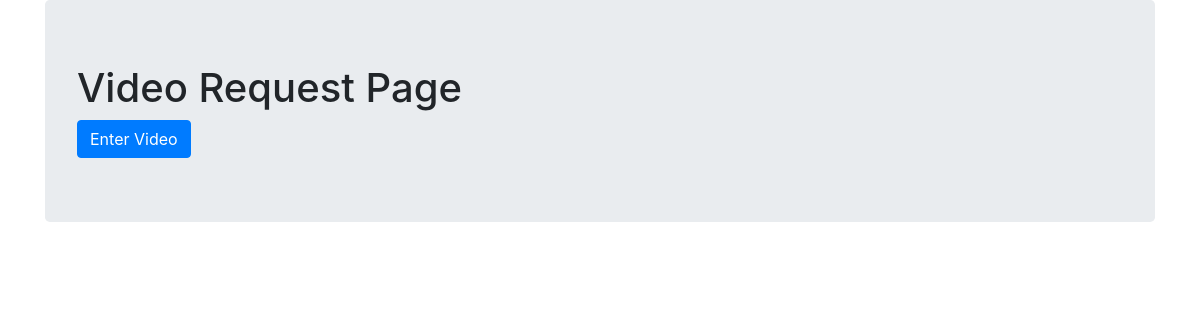
Page /videorequest/ on the earlier database version.
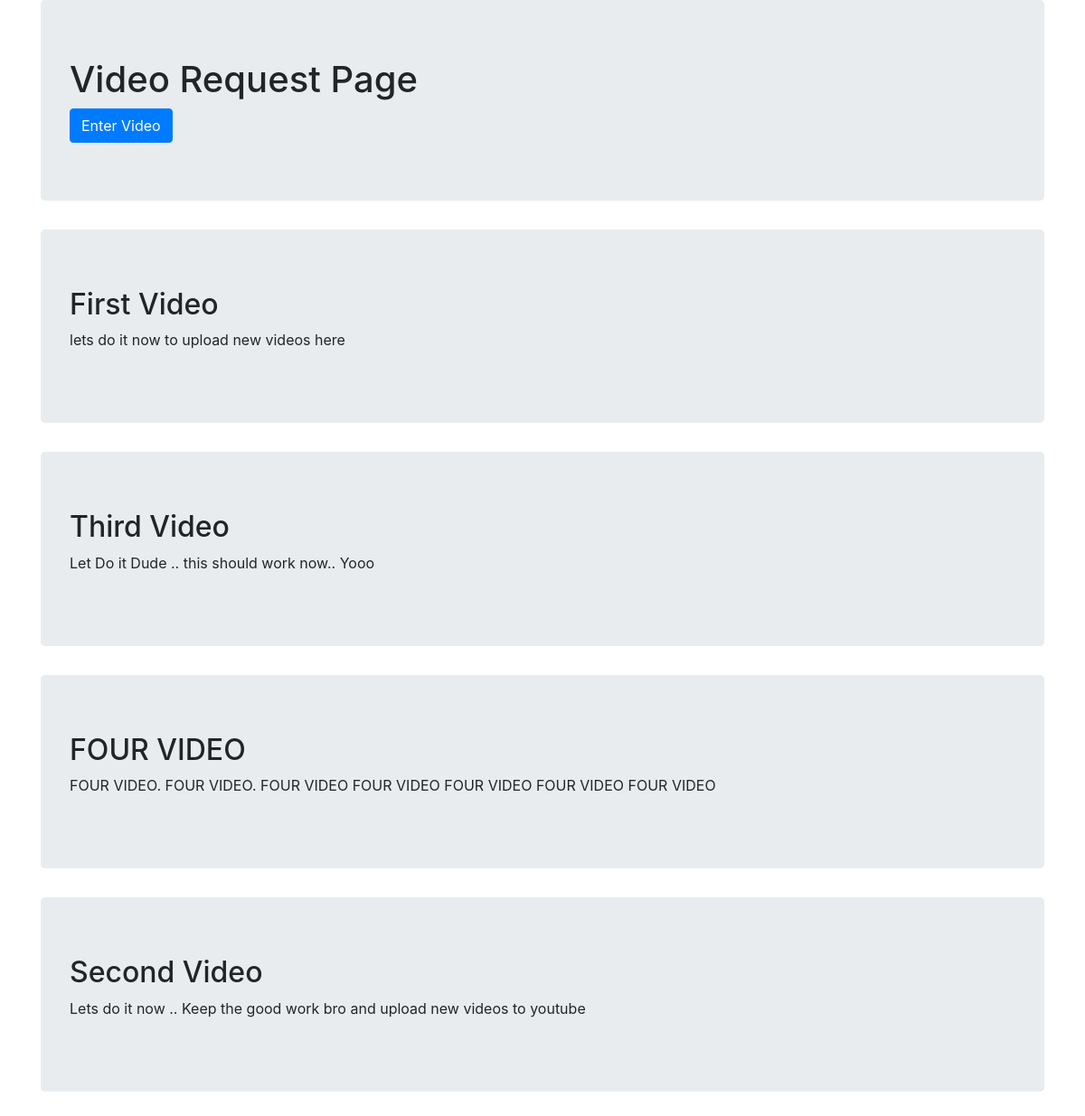
Same page on the later database version.
### videorequest/models.py (models this page shows, shortened)
class Video(models.Model):
    videotitle = models.CharField(max_length=50)
    videodesc = models.TextField();
    data_added = models.DateTimeField(default=timezone.now)

### videorequest/views.py (the view)
# urls.py: path('', views.index, name='index'),
def index(request):
    videos = Video.objects.order_by('data_added')
    context = {'video': videos}
    return render(request, 'videorequest/index.html', context)

### videorequest/templates/videorequest/index.html (shortened to what this page needs)
{% load static %}
<!DOCTYPE html>
<html lang="en">
<head>
    <link rel="stylesheet" href="{% static 'css/bootstrap.css' %}">
</head>
<body>
    <div class="container">
        <div class="jumbotron">
            <h1>Video Request Page</h1>
            <a type="button" class="btn btn-primary" href="{% url 'vrform' %}">Enter Video</a>
        </div>
        {% for v in video %}
        <div class="jumbotron">
            <h2>{{ v.videotitle }}</h2>
            <p class="well">{{ v.videodesc }}</p>
        </div>
        {% endfor %}
    </div>
</body>
</html>

Differences in the rows shown:
added Video: videotitle "First Video", videodesc "lets do it now to upload new videos here"
added Video: videotitle "Third Video", videodesc "Let Do it Dude .. this should work now.. Yooo"
added Video: videotitle "FOUR VIDEO", videodesc "FOUR VIDEO. FOUR VIDEO. FOUR VIDEO FOUR VIDEO FOUR VIDEO FOUR VIDEO FOUR VIDEO"
added Video: videotitle "Second Video", videodesc "Lets do it now .. Keep the good work bro and upload new videos to youtube"
